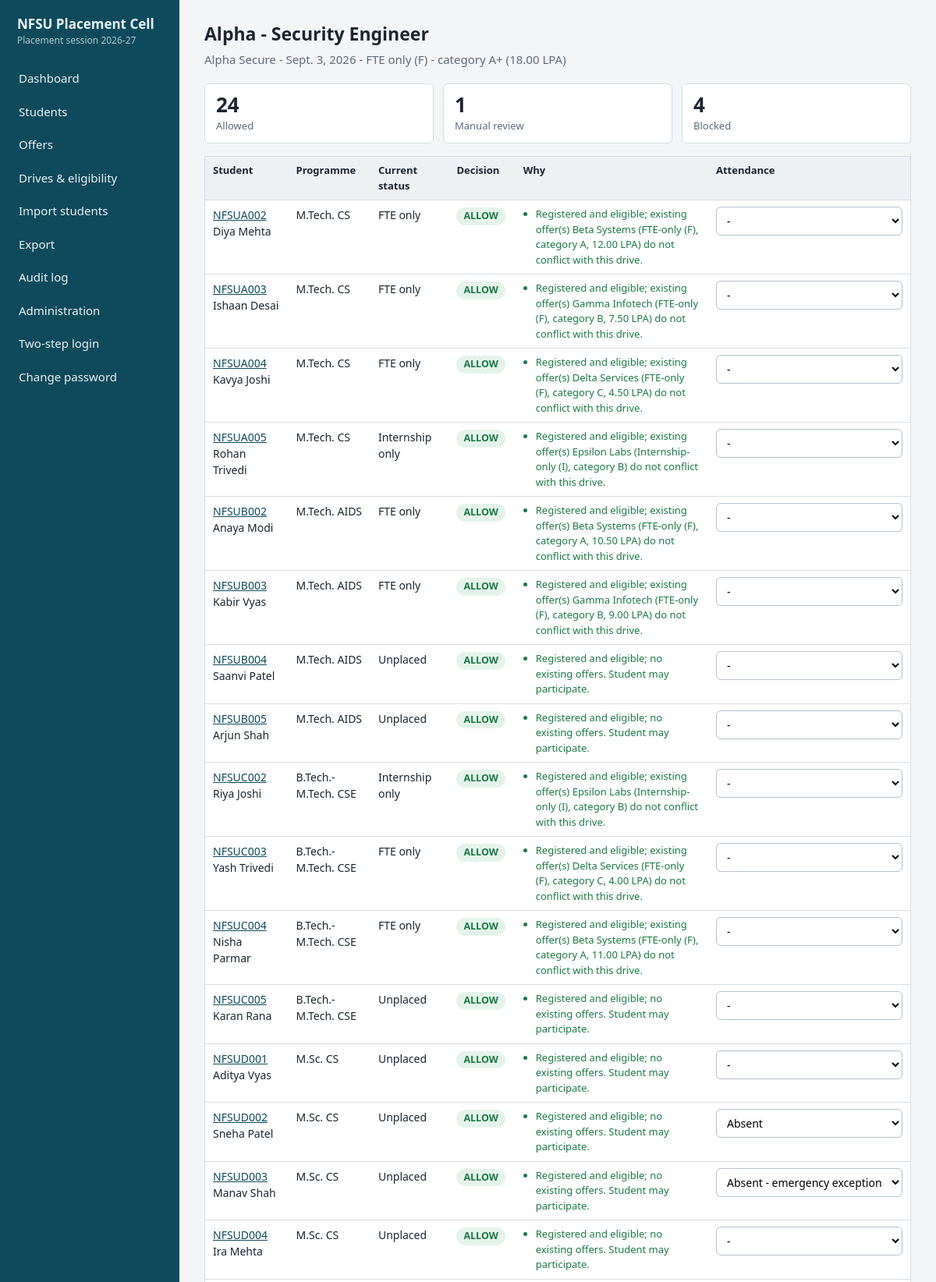
Page /drives/1/ (signed in, upper part) on the committed database.
### core/models.py (models this page shows, shortened)
class Drive(models.Model):
    class OfferType(models.TextChoices):
        I = "I", "Internship only (I)"
        F = "F", "FTE only (F)"
        IF = "IF", "Internship + PPO/FTE (I+F)"
    company = models.ForeignKey(Company, on_delete=models.PROTECT, related_name="drives")
    title = models.CharField(max_length=150)
    date = models.DateField()
    offer_type = models.CharField(max_length=2, choices=OfferType.choices)
    ctc_lpa = models.DecimalField("CTC (LPA)", max_digits=6, decimal_places=2, null=True, blank=True,
                                  validators=[MinValueValidator(Decimal("0.1")), MaxValueValidator(Decimal("500"))])
    eligible_courses = models.CharField(max_length=200, default=",".join(c for c, _ in COURSES))
    class Meta:
        ordering = ["date", "id"]
    @property
    def course_list(self):
        return [c for c in self.eligible_courses.split(",") if c]
    @property
    def category(self):
        from .policy import category_for
        return category_for(self.ctc_lpa, self.company.category, PolicyConfig.get())

class Company(models.Model):
    name = models.CharField(max_length=120, unique=True)
    category = models.CharField(max_length=2, choices=CATEGORIES, default="C",
                                help_text="Default category (used for internship-only offers).")
    response_hours = models.PositiveIntegerField(
        default=24, validators=[MinValueValidator(1), MaxValueValidator(24)],
        help_text="Company's stated acceptance timeline in hours (policy cap: 24).")
    class Meta:
        ordering = ["name"]
        verbose_name_plural = "companies"

class PolicyConfig(models.Model):
    a_plus_min = models.DecimalField(max_digits=5, decimal_places=2, default=Decimal("16"))
    a_min = models.DecimalField(max_digits=5, decimal_places=2, default=Decimal("10"))
    b_min = models.DecimalField(max_digits=5, decimal_places=2, default=Decimal("6"))
    b_switch_multiplier = models.DecimalField(max_digits=4, decimal_places=2, default=Decimal("1.5"))
    absence_exclusion_drives = models.PositiveIntegerField(default=3)
    acceptance_hours = models.PositiveIntegerField(default=24)
    @classmethod
    def get(cls):
        obj, _ = cls.objects.get_or_create(pk=1)
        return obj

class Student(models.Model):
    class Registration(models.TextChoices):
        REGISTERED = "REGISTERED", "Registered"
        DEREGISTERED = "DEREGISTERED", "Deregistered"
        NOT_REGISTERED = "NOT_REGISTERED", "Not registered"
    class Eligibility(models.TextChoices):
        ELIGIBLE = "ELIGIBLE", "Eligible"
        INELIGIBLE = "INELIGIBLE", "Ineligible"
        PENDING = "PENDING", "Pending verification"
    placement_id = models.CharField(
        max_length=20, unique=True,
        validators=[RegexValidator(r"^[A-Z0-9\-]{4,20}$", "4-20 chars: capital letters, digits, hyphen.")])
    name = models.CharField(
        max_length=100,
        validators=[RegexValidator(r"^[A-Za-z][A-Za-z .'\-]{1,99}$", "Letters, spaces, . ' - only.")])
    mobile = EncryptedTextField(
        validators=[RegexValidator(r"^[6-9]\d{9}$", "Enter a valid 10-digit Indian mobile number.")])
    email = models.EmailField()
    course = models.CharField(max_length=20, choices=COURSES)
    batch = models.CharField(max_length=9, validators=[RegexValidator(r"^\d{4}-\d{2}$", "Format: 2025-27")])
    registration_status = models.CharField(max_length=20, choices=Registration.choices,
                                           default=Registration.NOT_REGISTERED)
    eligibility_status = models.CharField(max_length=20, choices=Eligibility.choices,
                                          default=Eligibility.PENDING)
    remarks = models.CharField(max_length=500, blank=True)
    is_archived = models.BooleanField(default=False)
    created_at = models.DateTimeField(auto_now_add=True)
    updated_at = models.DateTimeField(auto_now=True)
    AUDIT_FIELDS = ["placement_id", "name", "mobile", "email", "course", "batch",
                    "registration_status", "eligibility_status", "remarks", "is_archived"]
    class Meta:
        ordering = ["placement_id"]
    def active_offers(self):
        return [o for o in self.offers.all() if o.is_active]
    @property
    def placement_status(self):
        types = {o.offer_type for o in self.active_offers()}
        if not types:
            return "Unplaced"
        if "IF" in types or {"I", "F"} <= types:
            return "Internship + PPO/FTE"
        return "Internship only" if types == {"I"} else "FTE only"
    @property
    def course_label(self):
        return COURSE_LABEL.get(self.course, self.course)

class Offer(models.Model):
    class Type(models.TextChoices):
        I = "I", "Internship only (I)"
        F = "F", "FTE only (F)"
        IF = "IF", "Internship + PPO/FTE (I+F)"
    class Acceptance(models.TextChoices):
        PENDING = "PENDING", "Pending"
        ACCEPTED = "ACCEPTED", "Accepted"
        DECLINED = "DECLINED", "Declined"
        EXPIRED = "EXPIRED", "Expired"
    class Joining(models.TextChoices):
        PENDING = "PENDING", "Pending"
        JOINED = "JOINED", "Joined"
        NOT_JOINED = "NOT_JOINED", "Not joined"
    class PPO(models.TextChoices):
        NA = "NA", "Not applicable"
        PENDING = "PENDING", "Pending"
        OFFERED = "OFFERED", "Offered"
        ACCEPTED = "ACCEPTED", "Accepted"
        DECLINED = "DECLINED", "Declined"
    class NOC(models.TextChoices):
        NA = "NA", "Not applicable"
        PENDING = "PENDING", "Pending"
        ISSUED = "ISSUED", "Issued"
        DENIED = "DENIED", "Denied"
    student = models.ForeignKey(Student, on_delete=models.PROTECT, related_name="offers")
    company = models.ForeignKey(Company, on_delete=models.PROTECT, related_name="offers")
    drive = models.ForeignKey(Drive, null=True, blank=True, on_delete=models.SET_NULL, related_name="offers")
    offer_type = models.CharField(max_length=2, choices=Type.choices)
    category = models.CharField(max_length=2, choices=CATEGORIES)
    ctc_lpa = models.DecimalField("FTE CTC (LPA)", max_digits=6, decimal_places=2, null=True, blank=True,
                                  validators=[MinValueValidator(Decimal("0.1")), MaxValueValidator(Decimal("500"))])
    stipend_amount = models.DecimalField("Internship stipend (INR)", max_digits=9, decimal_places=2,
                                         null=True, blank=True, validators=[MinValueValidator(Decimal("0"))])
    stipend_period = models.CharField(max_length=10, blank=True,
                                      choices=[("MONTHLY", "Per month"), ("TOTAL", "Total / one-time")])
    offered_at = models.DateTimeField(default=timezone.now)
    acceptance_deadline = models.DateTimeField(null=True, blank=True)
    acceptance_status = models.CharField(max_length=10, choices=Acceptance.choices, default=Acceptance.PENDING)
    joining_status = models.CharField(max_length=12, choices=Joining.choices, default=Joining.PENDING)
    ppo_status = models.CharField(max_length=10, choices=PPO.choices, default=PPO.NA)
    off_campus = models.BooleanField(default=False)
    noc_status = models.CharField(max_length=10, choices=NOC.choices, default=NOC.NA)
    needs_review = models.BooleanField(default=False)
    policy_outcome = models.CharField(max_length=10, blank=True)
    policy_reasons = models.TextField(blank=True)
    override_reason = models.CharField(max_length=300, blank=True)
    remarks = models.CharField(max_length=500, blank=True)
    created_by = models.ForeignKey(User, null=True, on_delete=models.SET_NULL, related_name="+")
    created_at = models.DateTimeField(auto_now_add=True)
    updated_at = models.DateTimeField(auto_now=True)
    AUDIT_FIELDS = ["student", "company", "offer_type", "category", "ctc_lpa", "stipend_amount",
                    "stipend_period", "acceptance_status", "joining_status", "ppo_status", "off_campus",
                    "noc_status", "needs_review", "policy_outcome", "override_reason", "remarks"]
    class Meta:
        ordering = ["-offered_at", "-id"]
    @property
    def is_active(self):
        return self.acceptance_status in (self.Acceptance.PENDING, self.Acceptance.ACCEPTED)
    @property
    def has_fte(self):
        return self.offer_type in ("F", "IF")

### core/views.py (the view)
# urls.py: path("drives/<int:pk>/", views.drive_detail, name="drive_detail"),
@role_required(*ADMIN_OFFICER, R.COORDINATOR)
def drive_detail(request, pk):
    drive = get_object_or_404(Drive.objects.select_related("company"), pk=pk)
    cfg = PolicyConfig.get()
    drives = list(Drive.objects.all())
    students = students_for(request.user).filter(is_archived=False, registration_status="REGISTERED").prefetch_related(
        Prefetch("offers", queryset=Offer.objects.select_related("company")),
        Prefetch("attendance", queryset=Attendance.objects.all()))
    opp = policy.Opportunity(drive.offer_type, drive.category, drive.ctc_lpa, drive.id, drive.course_list,
                             label="this drive")
    rows, counts = [], {policy.ALLOW: 0, policy.REVIEW: 0, policy.BLOCK: 0}
    att = {a.student_id: a for a in drive.attendance.all()}
    for s in students:
        absences = [a for a in s.attendance.all() if a.status == "ABSENT"]
        d = policy.evaluate(s, opp, cfg, s.active_offers(), absences, drives)
        counts[d.outcome] += 1
        rows.append({"s": s, "d": d, "att": att.get(s.pk)})
    rows.sort(key=lambda r: ({"ALLOW": 0, "REVIEW": 1, "BLOCK": 2}[r["d"].outcome], r["s"].placement_id))
    return render(request, "drive_detail.html", {
        "drive": drive, "rows": rows, "counts": counts, "show_comp": can_see_compensation(request.user),
        "can_edit": request.user.role in ADMIN_OFFICER, "att_choices": Attendance.Status.choices})

### core/permissions.py (called while the page is built, shortened)
def role_required(*roles):
    def deco(view):
        @wraps(view)
        @login_required
        def wrapper(request, *args, **kwargs):
            if request.user.role not in roles:
                audit.log(request.user, "ACCESS_DENIED", request=request,
                          note="%s %s" % (request.method, request.path))
                return render(request, "403.html", status=403)
            return view(request, *args, **kwargs)
        return wrapper
    return deco

def students_for(user):
    qs = Student.objects.all()
    if user.role in (R.ADMIN, R.OFFICER):
        return qs

def can_see_compensation(user):
    return user.role != R.COORDINATOR

### core/policy.py (called while the page is built)
def category_for(ctc, fallback, cfg):
    if ctc is None:
        return fallback
    ctc = Decimal(ctc)
    if ctc >= cfg.a_plus_min:
        return "A+"
    if ctc >= cfg.a_min:
        return "A"
    if ctc >= cfg.b_min:
        return "B"
    return "C"

def _fmt(o):
    pkg = ""
    if o.ctc_lpa is not None:
        pkg = ", %s LPA" % o.ctc_lpa
    return "%s (%s, category %s%s)" % (o.company.name, TYPE_NAME[o.offer_type], o.category, pkg)

### core/security.py (called while the page is built)
def _fernet():
    raw = settings.FIELD_ENCRYPTION_KEY or settings.SECRET_KEY
    key = base64.urlsafe_b64encode(hashlib.sha256(raw.encode()).digest())
    return Fernet(key)

    def from_db_value(self, value, expression, connection):
        if not value:
            return value
        try:
            return _fernet().decrypt(value.encode()).decode()
        except InvalidToken:
            return "[decryption-error]"

    def __call__(self, request):
        response = self.get_response(request)
        if not request.path.startswith("/admin-console/"):
            response.setdefault("Content-Security-Policy", self.CSP)
        response.setdefault("Permissions-Policy", "camera=(), microphone=(), geolocation=()")
        response.setdefault("Cross-Origin-Opener-Policy", "same-origin")
        if request.user.is_authenticated:
            response["Cache-Control"] = "no-store"  # never cache personal data
        return response

### templates/drive_detail.html
{% extends "base.html" %}{% block title %}{{ drive.title }}{% endblock %}
{% block content %}<h1>{{ drive.title }}</h1>
<p class="sub">{{ drive.company.name }} - {{ drive.date }} - {{ drive.get_offer_type_display }} - category {{ drive.category }}{% if drive.ctc_lpa %} ({{ drive.ctc_lpa }} LPA){% endif %}</p>
<div class="kpis"><div class="kpi"><b>{{ counts.ALLOW }}</b><span>Allowed</span></div><div class="kpi"><b>{{ counts.REVIEW }}</b><span>Manual review</span></div><div class="kpi"><b>{{ counts.BLOCK }}</b><span>Blocked</span></div></div>
{% if can_edit %}<form method="post" action="{% url 'drive_attendance' drive.pk %}">{% csrf_token %}{% endif %}
<div class="wrap"><table><thead><tr><th>Student</th><th>Programme</th><th>Current status</th><th>Decision</th><th>Why</th><th>Attendance</th></tr></thead><tbody>
{% for r in rows %}<tr><td><a href="{% url 'student_detail' r.s.pk %}">{{ r.s.placement_id }}</a> {{ r.s.name }}</td><td>{{ r.s.course_label }}</td><td>{{ r.s.placement_status }}</td>
<td><span class="chip {{ r.d.outcome }}">{{ r.d.outcome }}</span></td>
<td><ul class="reasons">{% for lvl, txt in r.d.items %}<li class="lvl-{{ lvl }}">{{ txt }}</li>{% endfor %}</ul></td>
<td>{% if can_edit %}<select name="att_{{ r.s.pk }}" aria-label="Attendance for {{ r.s.name }}"><option value="">-</option>{% for v, l in att_choices %}<option value="{{ v }}" {% if r.att.status == v %}selected{% endif %}>{{ l }}</option>{% endfor %}</select>{% else %}{{ r.att.get_status_display|default:"-" }}{% endif %}</td></tr>
{% empty %}<tr><td colspan="6">No registered students in scope.</td></tr>{% endfor %}</tbody></table></div>
{% if can_edit %}<button type="submit">Save attendance</button></form>
<p class="help">An unexcused absence flags the student for review at the next 3 drives. Mark "emergency exception" to clear the flag.</p>{% endif %}{% endblock %}

### static/style.css (style rules this page uses)
:root { --bg:#f4f5f7;--surface:#fff;--ink:#1c2530;--muted:#5d6b7a;--line:#d8dde3;--brand:#0e4a5b;--brand-2:#e8f1f3; --ok:#1b7a45;--ok-bg:#e5f4eb;--warn:#9a5b00;--warn-bg:#fdf1db;--bad:#b3261e;--bad-bg:#fbe7e5;--r:6px }
* { box-sizing:border-box }
body { margin:0;font:15px/1.5 "Segoe UI",system-ui,-apple-system,Roboto,Arial,sans-serif;color:var(--ink);background:var(--bg) }
a { color:var(--brand) }
h1 { font-size:23px;margin:0 0 4px }
.sub { color:var(--muted);margin:0 0 20px }
table { width:100%;border-collapse:collapse;background:var(--surface);border:1px solid var(--line);border-radius:var(--r);font-size:14px }
th,td { padding:8px 10px;border-bottom:1px solid var(--line);text-align:left;vertical-align:top }
th { background:#eef1f4;font-weight:600;font-size:13px }
.wrap { overflow-x:auto;margin-bottom:14px }
.kpis { display:grid;grid-template-columns:repeat(auto-fit,minmax(150px,1fr));gap:12px;margin-bottom:16px }
.kpi { background:var(--surface);border:1px solid var(--line);border-radius:var(--r);padding:12px 14px }
.kpi b { display:block;font-size:26px;font-variant-numeric:tabular-nums;line-height:1.1 }
.kpi span { color:var(--muted);font-size:13px }
input,select,textarea { font:inherit;padding:7px 9px;border:1px solid #b7c0ca;border-radius:var(--r);background:#fff;max-width:100% }
.chip { display:inline-block;padding:2px 9px;border-radius:99px;font-size:12.5px;font-weight:600 }
.chip.ALLOW,.chip.ok { background:var(--ok-bg);color:var(--ok) }
.lvl-ALLOW { color:var(--ok) }
.reasons { margin:0;padding-left:16px;font-size:13px }

### rows in the picture
Drive: title "Alpha - Security Engineer", company.name "Alpha Secure", date "Sept. 3, 2026", offer_type "FTE only (F)", category "A+", ctc_lpa "18.00"
Student: s.placement_id "NFSUA002", s.name "Diya Mehta", s.course_label "M.Tech. CS", s.placement_status "FTE only", d.outcome "ALLOW", d "Registered and eligible; existing offer(s) Beta Systems (FTE-only (F), category A, 12.00 LPA) do not conflict with this drive."
Student: s.placement_id "NFSUA003", s.name "Ishaan Desai", s.course_label "M.Tech. CS", s.placement_status "FTE only", d.outcome "ALLOW", d "Registered and eligible; existing offer(s) Gamma Infotech (FTE-only (F), category B, 7.50 LPA) do not conflict with this drive."
Student: s.placement_id "NFSUA004", s.name "Kavya Joshi", s.course_label "M.Tech. CS", s.placement_status "FTE only", d.outcome "ALLOW", d "Registered and eligible; existing offer(s) Delta Services (FTE-only (F), category C, 4.50 LPA) do not conflict with this drive."
Student: s.placement_id "NFSUA005", s.name "Rohan Trivedi", s.course_label "M.Tech. CS", s.placement_status "Internship only", d.outcome "ALLOW", d "Registered and eligible; existing offer(s) Epsilon Labs (Internship-only (I), category B) do not conflict with this drive."
Student: s.placement_id "NFSUB002", s.name "Anaya Modi", s.course_label "M.Tech. AIDS", s.placement_status "FTE only", d.outcome "ALLOW", d "Registered and eligible; existing offer(s) Beta Systems (FTE-only (F), category A, 10.50 LPA) do not conflict with this drive."
Student: s.placement_id "NFSUB003", s.name "Kabir Vyas", s.course_label "M.Tech. AIDS", s.placement_status "FTE only", d.outcome "ALLOW", d "Registered and eligible; existing offer(s) Gamma Infotech (FTE-only (F), category B, 9.00 LPA) do not conflict with this drive."
Student: s.placement_id "NFSUB004", s.name "Saanvi Patel", s.course_label "M.Tech. AIDS", s.placement_status "Unplaced", d.outcome "ALLOW", d "Registered and eligible; no existing offers. Student may participate."
Student: s.placement_id "NFSUB005", s.name "Arjun Shah", s.course_label "M.Tech. AIDS", s.placement_status "Unplaced", d.outcome "ALLOW", d "Registered and eligible; no existing offers. Student may participate."
Student: s.placement_id "NFSUC002", s.name "Riya Joshi", s.course_label "B.Tech.-M.Tech. CSE", s.placement_status "Internship only", d.outcome "ALLOW", d "Registered and eligible; existing offer(s) Epsilon Labs (Internship-only (I), category B) do not conflict with this drive."
Student: s.placement_id "NFSUC003", s.name "Yash Trivedi", s.course_label "B.Tech.-M.Tech. CSE", s.placement_status "FTE only", d.outcome "ALLOW", d "Registered and eligible; existing offer(s) Delta Services (FTE-only (F), category C, 4.00 LPA) do not conflict with this drive."
Student: s.placement_id "NFSUC004", s.name "Nisha Parmar", s.course_label "B.Tech.-M.Tech. CSE", s.placement_status "FTE only", d.outcome "ALLOW", d "Registered and eligible; existing offer(s) Beta Systems (FTE-only (F), category A, 11.00 LPA) do not conflict with this drive."
Student: s.placement_id "NFSUC005", s.name "Karan Rana", s.course_label "B.Tech.-M.Tech. CSE", s.placement_status "Unplaced", d.outcome "ALLOW", d "Registered and eligible; no existing offers. Student may participate."
Student: s.placement_id "NFSUD001", s.name "Aditya Vyas", s.course_label "M.Sc. CS", s.placement_status "Unplaced", d.outcome "ALLOW", d "Registered and eligible; no existing offers. Student may participate."
Student: s.placement_id "NFSUD002", s.name "Sneha Patel", s.course_label "M.Sc. CS", s.placement_status "Unplaced", d.outcome "ALLOW", d "Registered and eligible; no existing offers. Student may participate.", id+name "Absent"
Student: s.placement_id "NFSUD003", s.name "Manav Shah", s.course_label "M.Sc. CS", s.placement_status "Unplaced", d.outcome "ALLOW", d "Registered and eligible; no existing offers. Student may participate.", id+name "Absent - emergency exception"
Student: s.placement_id "NFSUD004", s.name "Ira Mehta", s.course_label "M.Sc. CS", s.placement_status "Unplaced", d.outcome "ALLOW", d "Registered and eligible; no existing offers. Student may participate."

### other values in the picture
{{ counts.ALLOW }} "24"
{{ counts.REVIEW }} "1"
{{ counts.BLOCK }} "4"
